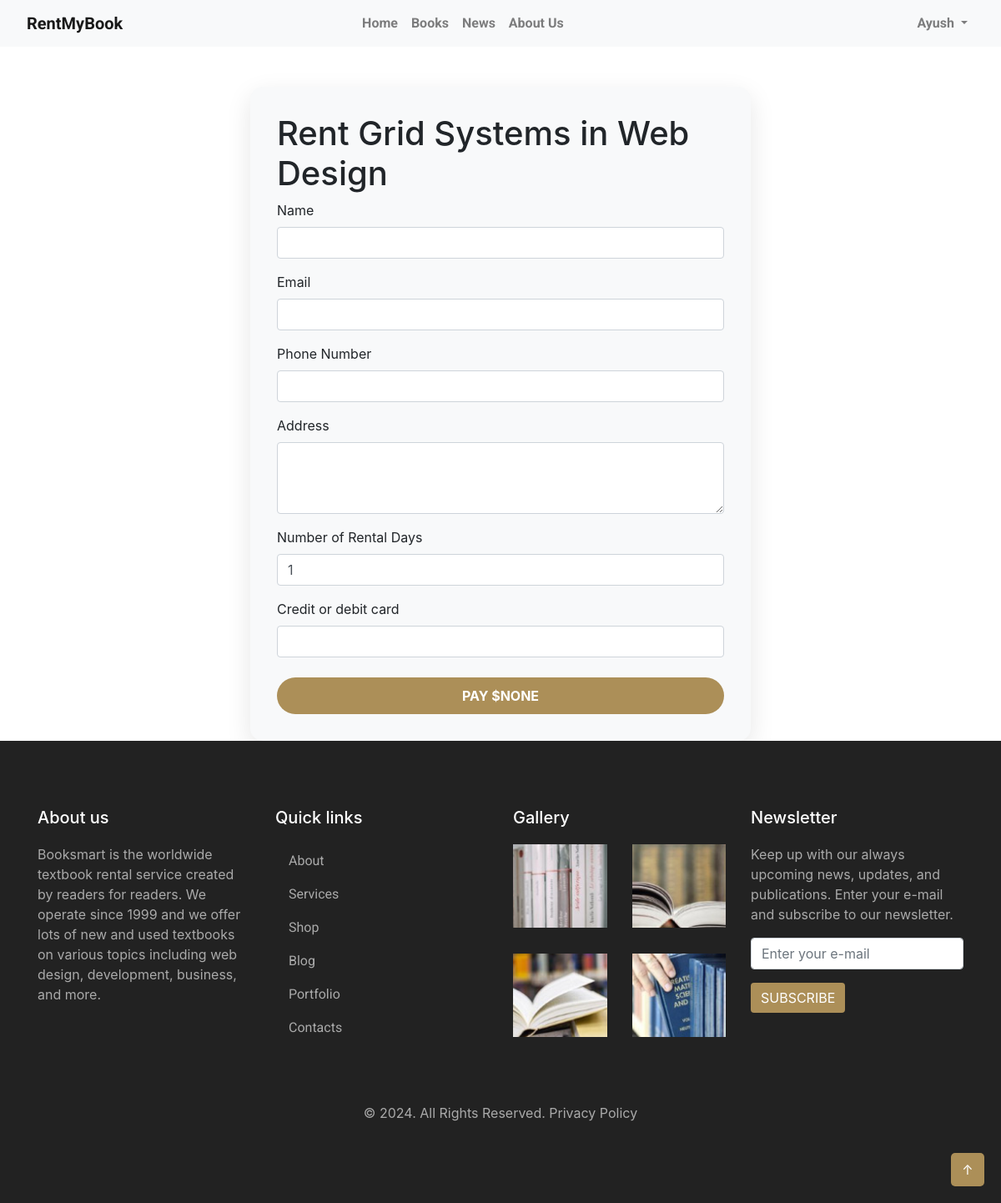
/rent/4/ (signed in), run on an earlier commit of the app's database.
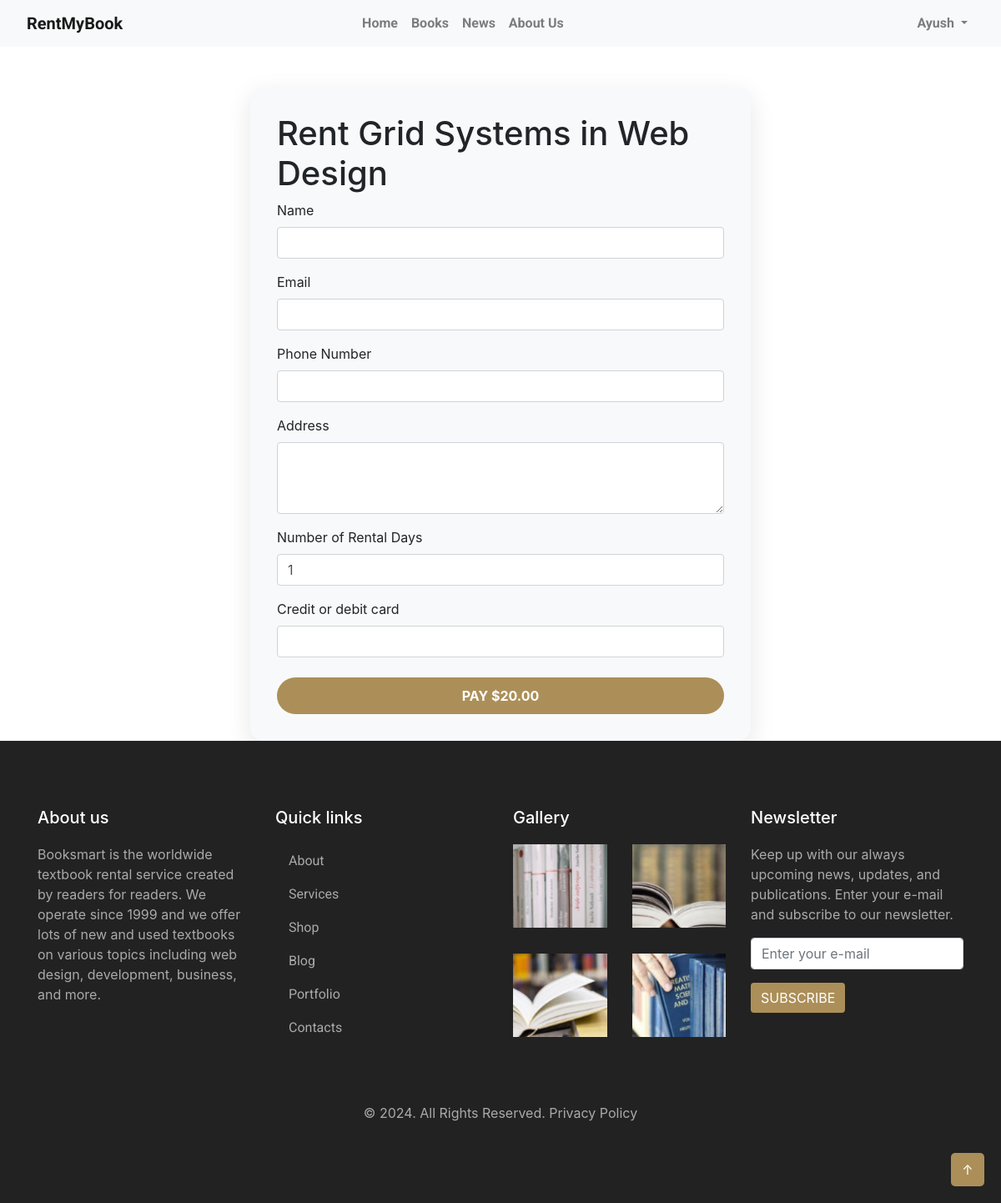
And on a later commit of the database.
### books/models.py (models this page shows, shortened)
class Book(models.Model):
    title = models.CharField(max_length=200)
    author = models.CharField(max_length=200)
    description = models.TextField()
    cover_image = models.ImageField(upload_to='book_covers/')
    sample_pdf = models.FileField(upload_to='book_samples/')
    full_pdf = models.FileField(upload_to='book_full/')
    price = models.DecimalField(max_digits=6, decimal_places=2)
    rental_price = models.DecimalField(max_digits=10, decimal_places=2, null=True, blank=True, default=0.00)

### books/views.py (the view, shortened to what this page needs)
# urls.py: path('rent/<int:book_id>/', views.rent_book, name='rent_book'),
@login_required
def rent_book(request, book_id):
    book = get_object_or_404(Book, id=book_id)
    context = {
        'book': book,
    }
    return render(request, 'books/rent_book.html', context)

### templates/books/rent_book.html (shortened to what this page needs)
{% extends 'layout/base.html' %}
{% block body %}
<div class="container mt-5">
    <div class="payment-container">
        <h1>Rent {{ book.title }}</h1>
        <form action="{% url 'rent_book' book.id %}" method="post" id="payment-form" class="payment-form">
            <div class="form-group mb-3">
                <label for="name">Name</label>
                <input type="text" class="form-control" id="name" name="name" required>
            </div>
            <div class="form-group mb-3">
                <label for="email">Email</label>
                <input type="email" class="form-control" id="email" name="email" required>
            </div>
            <div class="form-group mb-3">
                <label for="phone">Phone Number</label>
                <input type="tel" class="form-control" id="phone" name="phone" required>
            </div>
            <div class="form-group mb-3">
                <label for="address">Address</label>
                <textarea class="form-control" id="address" name="address" rows="3" required></textarea>
            </div>
            <div class="form-group mb-3">
                <label for="rental_days">Number of Rental Days</label>
                <input type="number" class="form-control" id="rental_days" name="rental_days" min="1" value="1" required>
            </div>
            <div class="form-group mb-4">
                <label for="card-element">Credit or debit card</label>
                <div id="card-element" class="form-control"></div>
            </div>
            <button type="submit" class="button" id="submit-button">Pay $<span id="button-price">{{ book.rental_price }}</span></button>
        </form>
    </div>
</div>
{% endblock body %}

### templates/layout/base.html (shortened to what this page needs)
<!doctype html>
<html lang="en">
<head>
    <link href="https://cdn.jsdelivr.net/npm/bootstrap@5.3.2/dist/css/bootstrap.min.css" rel="stylesheet"
 />
    <link rel="stylesheet" type="text/css" href="//cdn.jsdelivr.net/npm/slick-carousel@1.8.1/slick/slick.css" />
    <link rel="stylesheet" type="text/css" href="//cdn.jsdelivr.net/npm/slick-carousel@1.8.1/slick/slick-theme.css" />
    <link rel="stylesheet" href="https://cdnjs.cloudflare.com/ajax/libs/font-awesome/6.5.2/css/all.min.css"
 />
</head>
<body>
    <header>
        {% include 'components/navbar.html' %}
    </header>
    <main>
        {% block body %}
        {% endblock body %}
    </main>
    <footer>
        {% include 'components/footer.html' %}
    </footer>
</body>
</html>

### templates/components/navbar.html (shortened to what this page needs)
<!DOCTYPE html>
<html lang="en">
<head>
    <link href="https://maxcdn.bootstrapcdn.com/bootstrap/4.5.2/css/bootstrap.min.css" rel="stylesheet">
</head>
<body>
    <nav class="navbar navbar-expand-lg navbar-light bg-light">
        <a class="navbar-brand" href="{% url 'home' %}">RentMyBook</a>
        <div class="collapse navbar-collapse" id="navbarNav">
            <ul class="navbar-nav navbar-nav-center" style="margin-right: 20rem; font-weight: bold;">
                <li class="nav-item">
                    <a class="nav-link" href="{% url 'home' %}">Home</a>
                </li>
                <li class="nav-item">
                    <a class="nav-link" href="{% url 'books' %}">Books</a>
                </li>
                <li class="nav-item">
                    <a class="nav-link" href="{% url 'latest_news' %}">News</a>
                </li>
                <li class="nav-item">
                    <a class="nav-link" href="{% url 'about' %}">About Us</a>
                </li>
            </ul>
            <ul class="navbar-nav ml-auto" style="margin-right: 1rem; font-weight: bold;">
                {% if request.user.is_authenticated %}
                    <li class="nav-item dropdown">
                        <a class="nav-link dropdown-toggle" href="#" id="navbarDropdown" role="button" data-toggle="dropdown" aria-haspopup="true" aria-expanded="false">
                            {{ request.user.username }}
                        </a>
                    </li>
                {% endif %}
            </ul>
        </div>
    </nav>
</body>
</html>

### templates/components/footer.html (shortened to what this page needs)
{% load static %}
{% block body %}
        <footer>
            <div class="container">
                <div class="row">
                    <div class="col-md-3 mb-4">
                        <h5>About us</h5>
                        <p>Booksmart is the worldwide textbook rental service created by readers for readers. We operate since 1999 and we offer lots of new and used textbooks on various topics including web design, development, business, and more.</p>
                    </div>
                    <div class="col-md-3 mb-4">
                        <h5>Quick links</h5>
                        <ul class="nav flex-column">
                            <li class="nav-item"><a href="#" class="nav-link">About</a></li>
                            <li class="nav-item"><a href="#" class="nav-link">Services</a></li>
                            <li class="nav-item"><a href="#" class="nav-link">Shop</a></li>
                            <li class="nav-item"><a href="#" class="nav-link">Blog</a></li>
                            <li class="nav-item"><a href="#" class="nav-link">Portfolio</a></li>
                            <li class="nav-item"><a href="#" class="nav-link">Contacts</a></li>
                        </ul>
                    </div>
                    <div class="col-md-3 mb-4">
                        <h5>Gallery</h5>
                        <div class="row">
                            <div class="col-6 col-md-6 mb-3">
                                <img src="{% static '/images/footer1.jpg' %}" alt="Gallery Image" class="gallery-img">
                            </div>
                            <div class="col-6 col-md-6 mb-3">
                                <img src="{% static '/images/footer2.jpg' %}" alt="Gallery Image" class="gallery-img">
                            </div>
                            <div class="col-6 col-md-6 mb-3">
                                <img src="{% static '/images/footer3.jpg' %}" alt="Gallery Image" class="gallery-img">
                            </div>
                            <div class="col-6 col-md-6 mb-3">
                                <img src="{% static '/images/footer4.jpg' %}" alt="Gallery Image" class="gallery-img">
                            </div>
                        </div>
                    </div>
                    <div class="col-md-3 mb-4">
                        <h5>Newsletter</h5>
                        <p>Keep up with our always upcoming news, updates, and publications. Enter your e-mail and subscribe to our newsletter.</p>
                        <form>
                            <div class="mb-3">
                                <input type="email" class="form-control" placeholder="Enter your e-mail">
                            </div>
                            <button type="submit" class="btn btn-subscribe">SUBSCRIBE</button>
                        </form>
                    </div>
                </div>
                <div class="row mt-4">
                    <div class="col-12">
                        <p class="text-center">© 2024. All Rights Reserved. Privacy Policy</p>
                    </div>
                </div>
            </div>
        </footer>
        <a href="#" class="back-to-top">↑</a>
{% endblock body %}

### templates/books/rent_book.html (style rules this page uses)
.payment-container { max-width: 600px; margin: 0 auto; padding: 2rem; background-color: #f8f9fa; border-radius: 15px; box-shadow: 0 10px 30px rgba(0, 0, 0, 0.1); }
.button { width: 100%; display: inline-block; padding: 10px 20px; background-color: #ac8f58; color: #ffffff; border: none; border-radius: 25px; font-size: 1rem; font-weight: bold; text-transform: uppercase; cursor: pointer; text-decoration: none; transition: background-color 0.3s ease, transform 0.3s ease; text-align: center; }

### templates/components/navbar.html (style rules this page uses)
.navbar-nav { margin-left: auto; margin-right: auto; }
.navbar-brand { flex-grow: 1; text-align: left; margin-left: 1rem; font-weight: bold; font-family: 'Roboto', sans-serif; }
.navbar-nav-center { display: flex; justify-content: center; flex-grow: 2; }
.nav-link, .dropdown-item { font-family: 'Roboto', sans-serif; }

### templates/components/footer.html (style rules this page uses)
footer { background-color: #222; color: #fff; padding: 40px 0; }
h5 { color: #fff; margin-bottom: 20px; }
p, .nav-link { color: #aaa; }
.gallery-img { width: 100%; height: 100px; object-fit: cover; margin-bottom: 15px; }
.btn-subscribe { background-color: #ac8f58; border: none; color: #fff; }
.back-to-top { position: fixed; bottom: 20px; right: 20px; background-color: #ac8f58; color: #fff; width: 40px; height: 40px; text-align: center; line-height: 40px; border-radius: 5px; }

What changed in the data, as far as the page shows it:
changed Book "Grid Systems in Web Design": rental_price "NONE" → "20.00"
